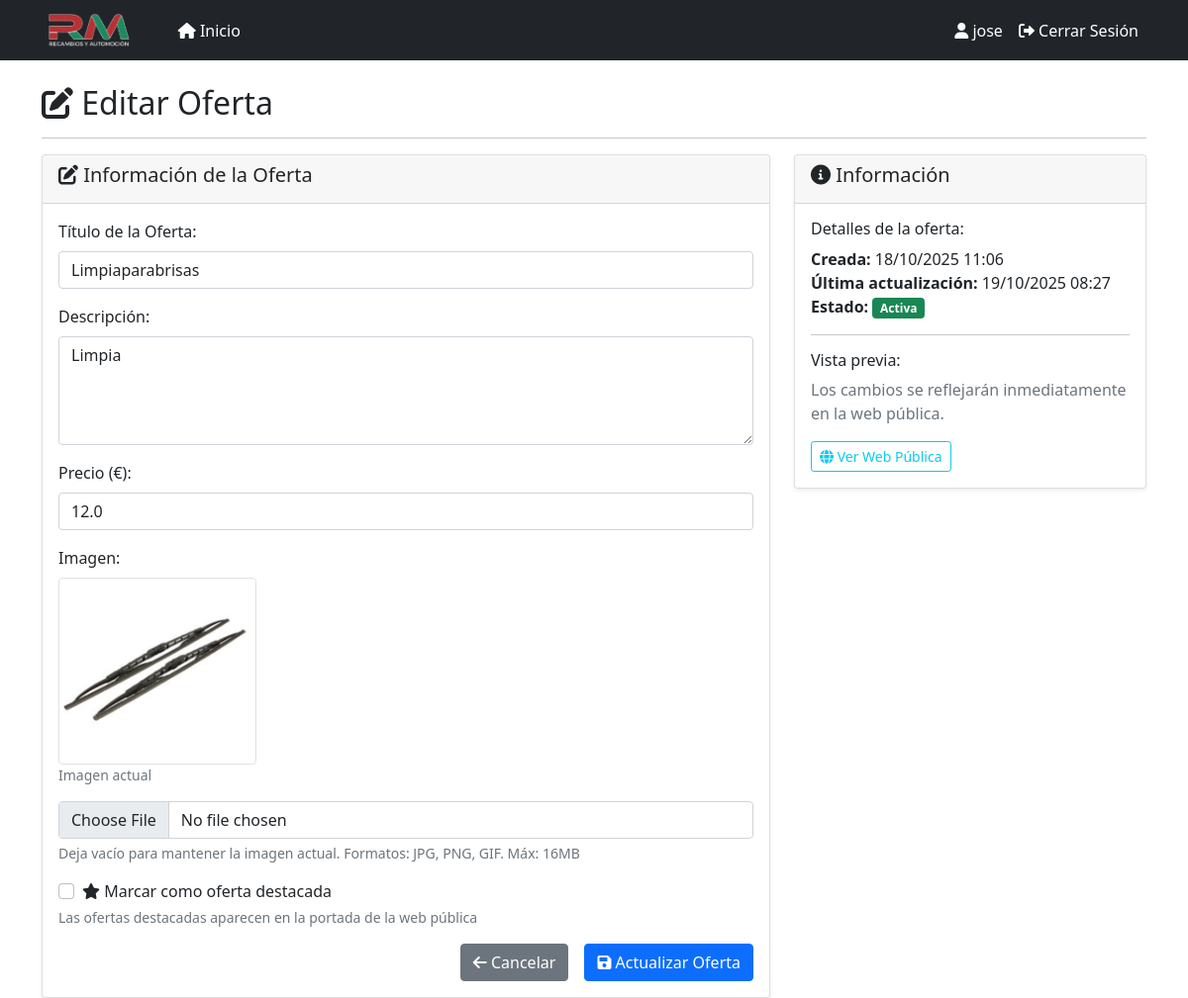
/ofertas/5/editar (signed in), run on the app's committed database.
### models.py (models this page shows, shortened)
class Usuario(db.Model, UserMixin):
    __tablename__ = 'usuario'
    id = db.Column(db.Integer, primary_key=True)
    username = db.Column(db.String(80), unique=True, nullable=False, index=True)
    password_hash = db.Column(db.String(255), nullable=False)
    activo = db.Column(db.Boolean, default=True)
    color = db.Column(db.String(7), default='#007bff')  # Color en formato hexadecimal
    created_at = db.Column(db.DateTime, default=datetime.utcnow)
    def set_password(self, password):
        self.password_hash = generate_password_hash(password)

class Oferta(db.Model):
    id = db.Column(db.Integer, primary_key=True)
    titulo = db.Column(db.String(200), nullable=False)
    descripcion = db.Column(db.Text, nullable=False)
    precio = db.Column(db.Float, nullable=False)
    imagen = db.Column(db.String(255))  # Ruta de la imagen
    activa = db.Column(db.Boolean, default=True)
    destacada = db.Column(db.Boolean, default=False)
    created_at = db.Column(db.DateTime, default=datetime.utcnow)
    updated_at = db.Column(db.DateTime, default=datetime.utcnow, onupdate=datetime.utcnow)

### app.py (the view, shortened to what this page needs)
@app.route('/ofertas/<int:id>/editar', methods=['GET', 'POST'])
@login_required
def editar_oferta(id):
    oferta = Oferta.query.get_or_404(id)
    return render_template('editar_oferta.html', oferta=oferta)

### app.py (called while the page is built, shortened)
@login_manager.user_loader
def load_user(user_id):
    return Usuario.query.get(int(user_id))

@app.before_request
def _asegurar_scheduler():
    global _scheduler_iniciado

@app.before_request
def before_request():
    global _sistema_inicializado
    if not _sistema_inicializado and not app.config['DEBUG']:
        inicializar_sistema()
    try:
        usuario_admin = Usuario.query.filter_by(username='jmurillo').first()
        if not usuario_admin:
            usuario_admin = Usuario(username='jmurillo', activo=True)
            usuario_admin.set_password('TxMb-7-0')
            db.session.add(usuario_admin)
            db.session.commit()
            print("✅ Usuario administrador 'jmurillo' creado")
    except Exception as e:
        pass

### templates/editar_oferta.html (shortened to what this page needs)
{% extends "base.html" %}
{% block content %}
<div class="row">
    <div class="col-12">
        <h2><i class="fas fa-edit"></i> Editar Oferta</h2>
        <hr>
    </div>
</div>
<div class="row">
    <div class="col-md-8">
        <div class="card">
            <div class="card-header">
                <h5><i class="fas fa-edit"></i> Información de la Oferta</h5>
            </div>
            <div class="card-body">
                <form method="POST" enctype="multipart/form-data">
                    <div class="mb-3">
                        <label for="titulo" class="form-label">Título de la Oferta:</label>
                        <input type="text" class="form-control" id="titulo" name="titulo" value="{{ oferta.titulo }}" required>
                    </div>
                    <div class="mb-3">
                        <label for="descripcion" class="form-label">Descripción:</label>
                        <textarea class="form-control" id="descripcion" name="descripcion" rows="4" required>{{ oferta.descripcion }}</textarea>
                    </div>
                    <div class="mb-3">
                        <label for="precio" class="form-label">Precio (€):</label>
                        <input type="number" step="0.01" class="form-control" id="precio" name="precio" value="{{ oferta.precio }}" required>
                    </div>
                    <div class="mb-3">
                        <label for="imagen" class="form-label">Imagen:</label>
                        {% if oferta.imagen %}
                        <div class="mb-2">
                            <img src="{{ url_for('uploaded_file', filename=oferta.imagen) }}" class="img-thumbnail" style="max-width: 200px;" alt="Imagen actual">
                            <p class="text-muted small">Imagen actual</p>
                        </div>
                        {% endif %}
                        <input type="file" class="form-control" id="imagen" name="imagen" accept="image/*">
                        <div class="form-text">Deja vacío para mantener la imagen actual. Formatos: JPG, PNG, GIF. Máx: 16MB</div>
                    </div>
                    <div class="mb-3">
                        <div class="form-check">
                            <input class="form-check-input" type="checkbox" id="destacada" name="destacada" {% if oferta.destacada %}checked{% endif %}>
                            <label class="form-check-label" for="destacada">
                                <i class="fas fa-star"></i> Marcar como oferta destacada
                            </label>
                        </div>
                        <div class="form-text">Las ofertas destacadas aparecen en la portada de la web pública</div>
                    </div>
                    <div class="d-grid gap-2 d-md-flex justify-content-md-end">
                        <a href="{{ url_for('ofertas') }}" class="btn btn-secondary me-md-2">
                            <i class="fas fa-arrow-left"></i> Cancelar
                        </a>
                        <button type="submit" class="btn btn-primary">
                            <i class="fas fa-save"></i> Actualizar Oferta
                        </button>
                    </div>
                </form>
            </div>
        </div>
    </div>
    <div class="col-md-4">
        <div class="card">
            <div class="card-header">
                <h5><i class="fas fa-info-circle"></i> Información</h5>
            </div>
            <div class="card-body">
                <h6>Detalles de la oferta:</h6>
                <ul class="list-unstyled">
                    <li><strong>Creada:</strong> {{ oferta.created_at.strftime('%d/%m/%Y %H:%M') }}</li>
                    <li><strong>Última actualización:</strong> {{ oferta.updated_at.strftime('%d/%m/%Y %H:%M') }}</li>
                    <li><strong>Estado:</strong>
                        {% if oferta.activa %}
                            <span class="badge bg-success">Activa</span>
                        {% else %}
                            <span class="badge bg-secondary">Inactiva</span>
                        {% endif %}
                    </li>
                </ul>
                <hr>
                <h6>Vista previa:</h6>
                <p class="text-muted">Los cambios se reflejarán inmediatamente en la web pública.</p>
                <a href="{{ url_for('index') }}" target="_blank" class="btn btn-outline-info btn-sm">
                    <i class="fas fa-globe"></i> Ver Web Pública
                </a>
            </div>
        </div>
    </div>
</div>
{% endblock %}

### templates/base.html (shortened to what this page needs)
<!DOCTYPE html>
<html lang="es">
<head>
    <link href="https://cdn.jsdelivr.net/npm/bootstrap@5.1.3/dist/css/bootstrap.min.css" rel="stylesheet">
    <link href="https://cdnjs.cloudflare.com/ajax/libs/font-awesome/6.0.0/css/all.min.css" rel="stylesheet">
</head>
<body>
    <nav class="navbar navbar-expand-lg navbar-dark bg-dark">
        <div class="container">
            <a class="navbar-brand d-flex align-items-center" href="{{ url_for('panel') }}">
                <img src="{{ url_for('static', filename='logo_rm.png') }}" alt="Recambios RM" style="height: 35px; margin-right: 10px;">
            </a>
            <div class="collapse navbar-collapse" id="navbarNav">
                <ul class="navbar-nav me-auto">
                    <li class="nav-item">
                        <a class="nav-link {% if request.endpoint == 'panel' %}active{% endif %}" href="{{ url_for('panel') }}">
                            <i class="fas fa-home"></i> Inicio
                        </a>
                    </li>
                </ul>
                <ul class="navbar-nav">
                    {% if current_user.is_authenticated %}
                    <li class="nav-item">
                        <span class="nav-link text-light">
                            <i class="fas fa-user"></i> {{ current_user.username }}
                        </span>
                    </li>
                    <li class="nav-item">
                        <a class="nav-link" href="{{ url_for('logout') }}">
                            <i class="fas fa-sign-out-alt"></i> Cerrar Sesión
                        </a>
                    </li>
                    {% else %}
                    <li class="nav-item">
                        <a class="nav-link" href="{{ url_for('login') }}">
                            <i class="fas fa-sign-in-alt"></i> Iniciar Sesión
                        </a>
                    </li>
                    {% endif %}
                </ul>
            </div>
        </div>
    </nav>
    <div class="container mt-4">
        {% block content %}{% endblock %}
    </div>
</body>
</html>

### templates/base.html (style rules this page uses)
.navbar-brand { font-weight: bold; }
.navbar-brand img { transition: transform 0.3s ease; }
.card { box-shadow: 0 0.125rem 0.25rem rgba(0, 0, 0, 0.075); border: 1px solid rgba(0, 0, 0, 0.125); }
.navbar-dark .navbar-nav .nav-link { color: #ffffff !important; font-weight: 500; transition: all 0.3s ease; }
.navbar-dark .navbar-brand { color: #ffffff !important; }

### data on the page
Usuario: username "jose"
Oferta: titulo "Limpiaparabrisas", descripcion "Limpia", precio "12.0", imagen (picture), created_at "18/10/2025 11:06", updated_at "19/10/2025 08:27"
